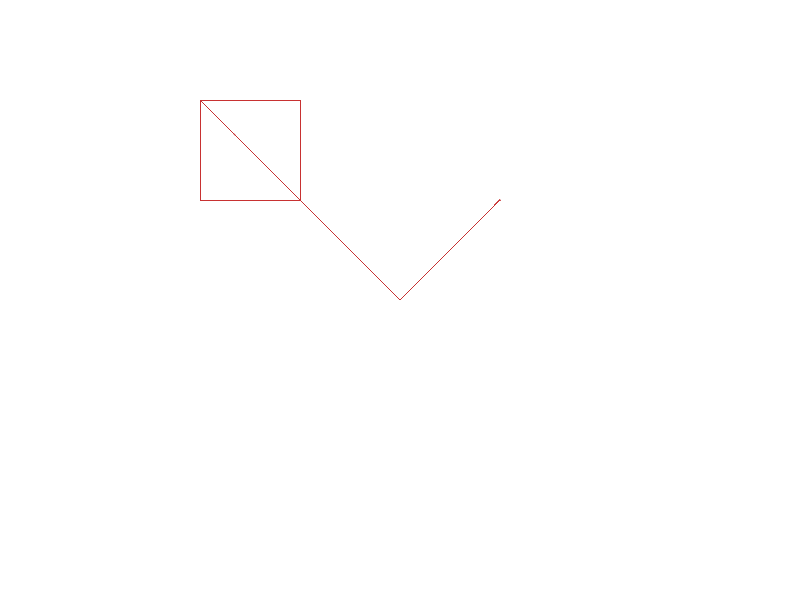
Frame 1 (no input)
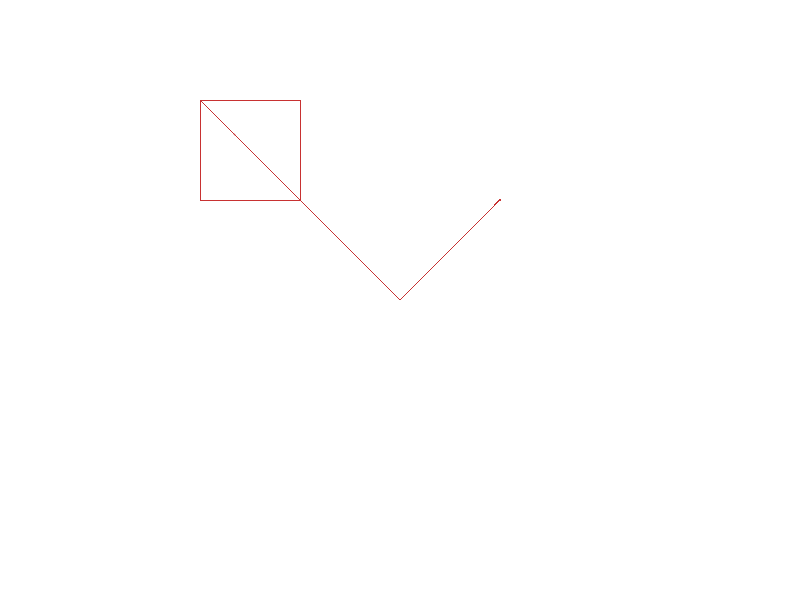
Frame 60 (the mouse pressed at the canvas centre just before this capture)
Frame 120 (the mouse held since frame 60 and released just before this capture): identical to frame 60, image omitted

The Processing sketch that drew these frames (run headless with seeded random() and noise(); from frame 60 on, the mouse is pressed at the canvas centre):

// Processing sketch: abs_test
// ── abs_test.pde
void setup() {
  size(800, 600);
  background(255);
}

void draw() {
  translate(400, 300);
  rotate(PI);
  stroke(200, 50, 50);
  float x, y;
  rect(100, 100, 100, 100);
  for (x=-100; x< 200; x+=0.1)
  {
    y = abs(x);
    point(x, y);
  }
}
